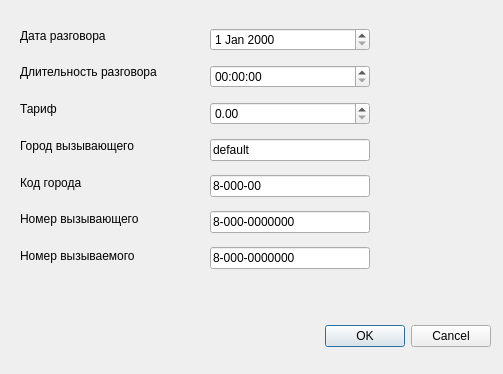
<?xml version="1.0" encoding="UTF-8"?>
<ui version="4.0">
 <class>input</class>
 <widget class="QDialog" name="input">
  <property name="geometry">
   <rect>
    <x>0</x>
    <y>0</y>
    <width>503</width>
    <height>374</height>
   </rect>
  </property>
  <property name="windowTitle">
   <string>Dialog</string>
  </property>
  <widget class="QDialogButtonBox" name="buttonBox">
   <property name="geometry">
    <rect>
     <x>150</x>
     <y>320</y>
     <width>341</width>
     <height>32</height>
    </rect>
   </property>
   <property name="orientation">
    <enum>Qt::Horizontal</enum>
   </property>
   <property name="standardButtons">
    <set>QDialogButtonBox::Cancel|QDialogButtonBox::Ok</set>
   </property>
  </widget>
  <widget class="QWidget" name="gridLayoutWidget">
   <property name="geometry">
    <rect>
     <x>20</x>
     <y>20</y>
     <width>160</width>
     <height>251</height>
    </rect>
   </property>
   <layout class="QGridLayout" name="gridLayout">
    <item row="3" column="0">
     <widget class="QLabel" name="label_4">
      <property name="text">
       <string>Город вызывающего</string>
      </property>
     </widget>
    </item>
    <item row="1" column="0">
     <widget class="QLabel" name="label_2">
      <property name="text">
       <string>Длительность разговора</string>
      </property>
     </widget>
    </item>
    <item row="2" column="0">
     <widget class="QLabel" name="label_3">
      <property name="text">
       <string>Тариф</string>
      </property>
     </widget>
    </item>
    <item row="6" column="0">
     <widget class="QLabel" name="label_7">
      <property name="text">
       <string>Номер вызываемого</string>
      </property>
     </widget>
    </item>
    <item row="0" column="0">
     <widget class="QLabel" name="label">
      <property name="text">
       <string>Дата разговора</string>
      </property>
     </widget>
    </item>
    <item row="5" column="0">
     <widget class="QLabel" name="label_6">
      <property name="text">
       <string>Номер вызывающего</string>
      </property>
     </widget>
    </item>
    <item row="4" column="0">
     <widget class="QLabel" name="label_5">
      <property name="text">
       <string>Код города</string>
      </property>
     </widget>
    </item>
   </layout>
  </widget>
  <widget class="QWidget" name="verticalLayoutWidget">
   <property name="geometry">
    <rect>
     <x>210</x>
     <y>20</y>
     <width>160</width>
     <height>261</height>
    </rect>
   </property>
   <layout class="QVBoxLayout" name="verticalLayout_2">
    <item>
     <widget class="QDateEdit" name="dateEdit"/>
    </item>
    <item>
     <widget class="QTimeEdit" name="timeEdit"/>
    </item>
    <item>
     <widget class="QDoubleSpinBox" name="doubleSpinBox"/>
    </item>
    <item>
     <widget class="QLineEdit" name="lineEdit">
      <property name="text">
       <string>default</string>
      </property>
     </widget>
    </item>
    <item>
     <widget class="QLineEdit" name="lineEdit_2">
      <property name="inputMask">
       <string>8-000-00</string>
      </property>
      <property name="text">
       <string>8-000-00</string>
      </property>
     </widget>
    </item>
    <item>
     <widget class="QLineEdit" name="lineEdit_3">
      <property name="inputMask">
       <string>8-000-0000000</string>
      </property>
      <property name="text">
       <string>8-000-0000000</string>
      </property>
     </widget>
    </item>
    <item>
     <widget class="QLineEdit" name="lineEdit_4">
      <property name="inputMask">
       <string>8-000-0000000</string>
      </property>
      <property name="text">
       <string>8-000-0000000</string>
      </property>
     </widget>
    </item>
   </layout>
  </widget>
 </widget>
 <resources/>
 <connections>
  <connection>
   <sender>buttonBox</sender>
   <signal>accepted()</signal>
   <receiver>input</receiver>
   <slot>accept()</slot>
   <hints>
    <hint type="sourcelabel">
     <x>248</x>
     <y>254</y>
    </hint>
    <hint type="destinationlabel">
     <x>157</x>
     <y>274</y>
    </hint>
   </hints>
  </connection>
  <connection>
   <sender>buttonBox</sender>
   <signal>rejected()</signal>
   <receiver>input</receiver>
   <slot>reject()</slot>
   <hints>
    <hint type="sourcelabel">
     <x>316</x>
     <y>260</y>
    </hint>
    <hint type="destinationlabel">
     <x>286</x>
     <y>274</y>
    </hint>
   </hints>
  </connection>
 </connections>
</ui>
